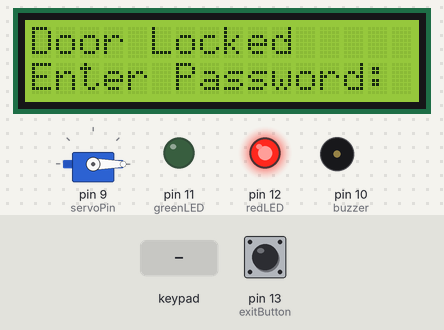
The sketch below on a simulated Arduino Uno, built with avr-gcc and run on an emulated ATmega328P. On the bench: 16×2 character LCD, servo, output pins drawn as LEDs (lit = HIGH), buzzer (waves = sounding). Inputs (shaded band) come from the test bench; at power-on: pin 13 (exitButton) HIGH. What the sketch prints to the serial monitor is not drawn.

Above: at 2.8 s.
2.9 s: keypad keys 1 2 3 4 pressed 0.4 s apart
At 3.94 s:
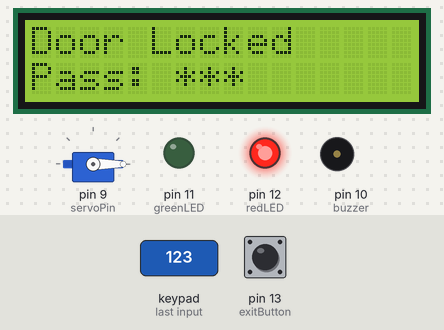
At 4.7 s:
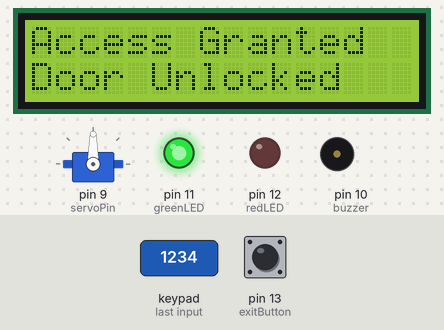
6.0 s: key '#' pressed
9.0 s: keypad keys 2 3 4 5 pressed 0.4 s apart
12.1 s: keypad keys 2 3 4 5 # pressed 0.4 s apart
At 17.9 s:
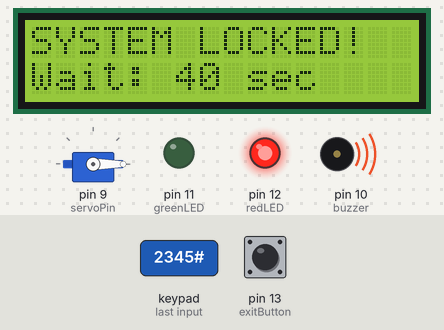
Timing chart, 0 to 59.9 s (numbered marks = the images above; inputs shaded):
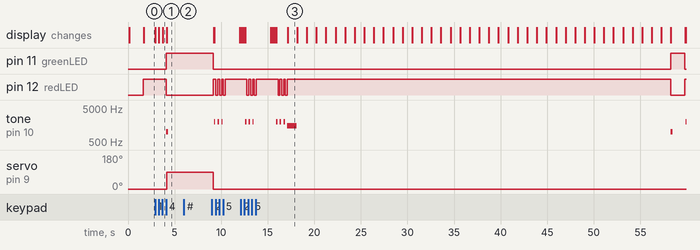

Measured:
- after the input at 2.9 s, pin 11 (greenLED): LOW → HIGH after 1.2 s; pin 12 (redLED): HIGH → LOW after 1.2 s; tone on pin 10 (buzzer): silent → 1000 Hz after 1.2 s, → silent 0.20 s later; servo on pin 9 (servoPin): 0° → 90° after 1.2 s; the display: first changes at once (image 1 shows a later state)
- after the input at 6.0 s, every drawn part: stays the same
- after the input at 12.1 s, pin 11 (greenLED): LOW → HIGH after 46.2 s, → LOW 1.5 s later
- what the display in image 3 shows lasts 1.1 s, from 17.1 s to 18.2 s

The sketch:

automatic_door_locks_ystem.ino
```cpp
/*
  =====================================================
   AUTOMATIC DOOR LOCK SYSTEM (with I2C LCD + Lockout)
   Components: Arduino Uno, 4x4 Matrix Keypad,
               SG90 Servo Motor, Red LED, Green LED,
               Buzzer, Push Button (Exit Switch),
               16x2 I2C LCD Display

    FEATURE:
   - 3 wrong password attempts -> system locks out
     for 40 seconds
   - During lockout: RED LED glows, keypad ignored
   - When lockout timer finishes (resets): GREEN LED
     glows to show system is ready again

     Pin Connections
Component	Pin	Connects to Uno
Keypad	R1, R2, R3, R4	D2, D3, D4, D5
Keypad	C1, C2, C3, C4	D6, D7, D8, A0
I2C LCD	GND	GND
I2C LCD	VCC	5V
I2C LCD	SDA	A4
I2C LCD	SCL	A5
Servo	Signal	D9 (PWM)
Servo	VCC / GND	5V / GND
Green LED	Anode (+)	D11 (via 220Ω resistor)
Red LED	Anode (+)	D12 (via 220Ω resistor)
Buzzer	+	D10
Exit Button	One leg	D13 (other leg to GND)

   Libraries required (Install via Library Manager):
   1. Keypad by Mark Stanley, Alexander Brevig
   2. LiquidCrystal I2C by Frank de Brabander
   3. Servo (comes pre-installed with Arduino IDE)
   4. Wire (comes pre-installed with Arduino IDE)
  =====================================================

  Working

  1. Idle state — the Arduino just sits there. Red LED on, servo at 0°, LCD says "Door locked."

2. Reading the keypad — every loop cycle, keypad.getKey() checks if a button was just pressed.
 If yes, that character (like '1') gets added onto a growing text string called inputCode.

3. Pressing # — this is the trigger that tells the code "stop collecting, go check what I typed."
 Without it, the code has no clean way to know the person is finished.

4. Comparing passwords — the code does one simple check: if (inputCode == password).
 That's literally comparing the string you typed against "1234".

5a. If it matches — unlockDoor() runs: servo rotates open, green LED turns on, a beep confirms it, and
after 5 seconds it locks itself again automatically.

5b. If it doesn't match — wrongAttempts goes up by 1, red LED blinks, buzzer beeps as a warning,
 and the LCD shows how many tries are left.

6. Three wrong tries in a row — wrongAttempts >= 3 becomes true,
 so lockoutSystem() takes over: red LED stays solid, the keypad is ignored,
  and the LCD counts down from 40 to 0. When it hits zero, the counter resets to 0 and
   the system flashes green briefly to say "I'm listening again."
*/

/*
  =====================================================
   AUTOMATIC DOOR LOCK SYSTEM (with I2C LCD + Lockout)
   Components: Arduino Uno, 4x4 Matrix Keypad,
               SG90 Servo Motor, Red LED, Green LED,
               Buzzer, Push Button (Exit Switch),
               16x2 I2C LCD Display

   FEATURES:
   - Password typed on keypad, masked as '*' on LCD
   - 3 wrong password attempts -> system locks out
     for 40 seconds
   - During lockout: RED LED glows, keypad ignored
   - When lockout timer finishes (resets): GREEN LED
     glows to show system is ready again

   Libraries required (Install via Library Manager):
   1. Keypad by Mark Stanley, Alexander Brevig
   2. LiquidCrystal I2C by Frank de Brabander
   3. Servo (comes pre-installed with Arduino IDE)
   4. Wire (comes pre-installed with Arduino IDE)
  =====================================================
*/

#include <Keypad.h>
#include <Servo.h>
#include <Wire.h>
#include <LiquidCrystal_I2C.h>

// ---------------- LCD CONFIGURATION ----------------
// If screen stays blank, change 0x27 to 0x3F
LiquidCrystal_I2C lcd(0x27, 16, 2);

// ---------------- KEYPAD CONFIGURATION ----------------
const byte ROWS = 4;
const byte COLS = 4;

char keys[ROWS][COLS] = {
  {'1', '2', '3', 'A'},
  {'4', '5', '6', 'B'},
  {'7', '8', '9', 'C'},
  {'*', '0', '#', 'D'}
};

byte rowPins[ROWS] = {2, 3, 4, 5};    // Keypad R1, R2, R3, R4
byte colPins[COLS] = {6, 7, 8, A0};   // Keypad C1, C2, C3, C4

Keypad keypad = Keypad(makeKeymap(keys), rowPins, colPins, ROWS, COLS);

// ---------------- SERVO CONFIGURATION ----------------
Servo doorServo;
const int servoPin     = 9;
const int LOCK_ANGLE   = 0;
const int UNLOCK_ANGLE = 90;

// ---------------- OTHER COMPONENTS ----------------
const int greenLED   = 11;
const int redLED     = 12;
const int buzzer     = 10;
const int exitButton = 13;

// ---------------- PASSWORD SETTINGS ----------------
String password  = "1234";   // <-- Change your password here
String inputCode = "";

// ---------------- LOCKOUT SETTINGS ----------------
const int MAX_ATTEMPTS = 3;              // wrong tries allowed
const unsigned long LOCKOUT_TIME = 40;   // lockout time in seconds
int wrongAttempts = 0;

void setup() {
  Serial.begin(9600);
  Serial.println("=====================================");
  Serial.println("   AUTOMATIC DOOR LOCK SYSTEM BOOTING ");
  Serial.println("=====================================");

  lcd.init();
  lcd.backlight();
  lcd.setCursor(0, 0);
  lcd.print("Door Lock Sys");
  lcd.setCursor(0, 1);
  lcd.print("Initializing...");
  delay(1500);

  doorServo.attach(servoPin);

  pinMode(greenLED, OUTPUT);
  pinMode(redLED, OUTPUT);
  pinMode(buzzer, OUTPUT);
  pinMode(exitButton, INPUT_PULLUP);

  lockDoor();
  showReadyScreen();

  Serial.println("System Ready. Enter 4-digit password + '#'");
}

void loop() {
  char key = keypad.getKey();

  // ---- Exit button unlocks instantly, works even mid-normal-state ----
  if (digitalRead(exitButton) == LOW) {
    Serial.println("[Exit Button] Pressed -> Unlocking door from inside");
    unlockDoor();
    delay(500); // debounce
  }

  if (key) {
    Serial.print("Key Pressed: ");
    Serial.println(key);

    if (key == '#') {
      checkPassword();
    }
    else if (key == '*') {
      inputCode = "";
      Serial.println("Input Cleared");
      lcd.setCursor(0, 1);
      lcd.print("                "); // clear line
      lcd.setCursor(0, 1);
      lcd.print("Enter Password:");
    }
    else {
      inputCode += key;
      Serial.print("Current Input: ");
      Serial.println(inputCode);   // Serial Monitor still shows real digits (for teaching/debug)

      // ---- Mask the password on LCD: show '*' instead of real digits ----
      lcd.setCursor(0, 1);
      lcd.print("                ");   // clear line 2 first
      lcd.setCursor(0, 1);
      lcd.print("Pass: ");
      for (int i = 0; i < inputCode.length(); i++) {
        lcd.print('*');               // one star per digit typed
      }

      if (inputCode.length() >= password.length()) {
        checkPassword();
      }
    }
  }
}

// ---------------- FUNCTION: Check entered password ----------------
void checkPassword() {
  if (inputCode == password) {
    Serial.println(">>> Access Granted! <<<");
    wrongAttempts = 0;   // reset counter on success
    unlockDoor();
  } else {
    wrongAttempts++;
    Serial.print(">>> Access Denied! Wrong Attempt #");
    Serial.println(wrongAttempts);

    lcd.clear();
    lcd.setCursor(0, 0);
    lcd.print("Access Denied!");
    lcd.setCursor(0, 1);
    lcd.print("Tries left: ");
    lcd.print(MAX_ATTEMPTS - wrongAttempts);

    wrongAlert();

    if (wrongAttempts >= MAX_ATTEMPTS) {
      lockoutSystem();
    } else {
      delay(1500);
      showReadyScreen();
    }
  }
  inputCode = "";
}

// ---------------- FUNCTION: Unlock the door ----------------
void unlockDoor() {
  doorServo.write(UNLOCK_ANGLE);
  digitalWrite(greenLED, HIGH);
  digitalWrite(redLED, LOW);
  tone(buzzer, 1000, 200);

  lcd.clear();
  lcd.setCursor(0, 0);
  lcd.print("Access Granted");
  lcd.setCursor(0, 1);
  lcd.print("Door Unlocked");

  Serial.println("Door UNLOCKED. Auto-locking in 5 seconds...");
  delay(5000);
  lockDoor();
  showReadyScreen();
}

// ---------------- FUNCTION: Lock the door ----------------
void lockDoor() {
  doorServo.write(LOCK_ANGLE);
  digitalWrite(greenLED, LOW);
  digitalWrite(redLED, HIGH);
  Serial.println("Door LOCKED.");
}

// ---------------- FUNCTION: Wrong password beep/blink ----------------
void wrongAlert() {
  Serial.println("Sounding alarm...");
  for (int i = 0; i < 3; i++) {
    digitalWrite(redLED, HIGH);
    tone(buzzer, 2000, 150);
    delay(200);
    digitalWrite(redLED, LOW);
    delay(200);
  }
  digitalWrite(redLED, HIGH);
}

// ---------------- FUNCTION: Lockout after 3 wrong attempts ----------------
void lockoutSystem() {
  Serial.println("!!! 3 WRONG ATTEMPTS - SYSTEM LOCKED OUT !!!");

  // Long alarm beep
  tone(buzzer, 1500, 1000);

  // RED LED glows solid during lockout
  digitalWrite(greenLED, LOW);
  digitalWrite(redLED, HIGH);

  // Countdown timer shown on LCD and Serial Monitor
  for (int t = LOCKOUT_TIME; t > 0; t--) {
    lcd.clear();
    lcd.setCursor(0, 0);
    lcd.print("SYSTEM LOCKED!");
    lcd.setCursor(0, 1);
    lcd.print("Wait: ");
    lcd.print(t);
    lcd.print(" sec");

    Serial.print("Lockout time remaining: ");
    Serial.print(t);
    Serial.println(" sec");

    delay(1000);
  }

  // ---- Timer finished / reset ----
  wrongAttempts = 0;             // reset wrong attempt counter
  digitalWrite(redLED, LOW);
  digitalWrite(greenLED, HIGH);  // GREEN LED glows -> system ready again
  tone(buzzer, 1000, 200);       // short beep to signal reset

  Serial.println("Lockout timer reset. System Ready again.");

  lcd.clear();
  lcd.setCursor(0, 0);
  lcd.print("System Reset!");
  lcd.setCursor(0, 1);
  lcd.print("Ready to use");
  delay(1500);

  digitalWrite(greenLED, LOW);   // back to normal locked state
  digitalWrite(redLED, HIGH);
  showReadyScreen();
}

// ---------------- FUNCTION: Show default ready screen ----------------
void showReadyScreen() {
  lcd.clear();
  lcd.setCursor(0, 0);
  lcd.print("Door Locked");
  lcd.setCursor(0, 1);
  lcd.print("Enter Password:");
}
```
